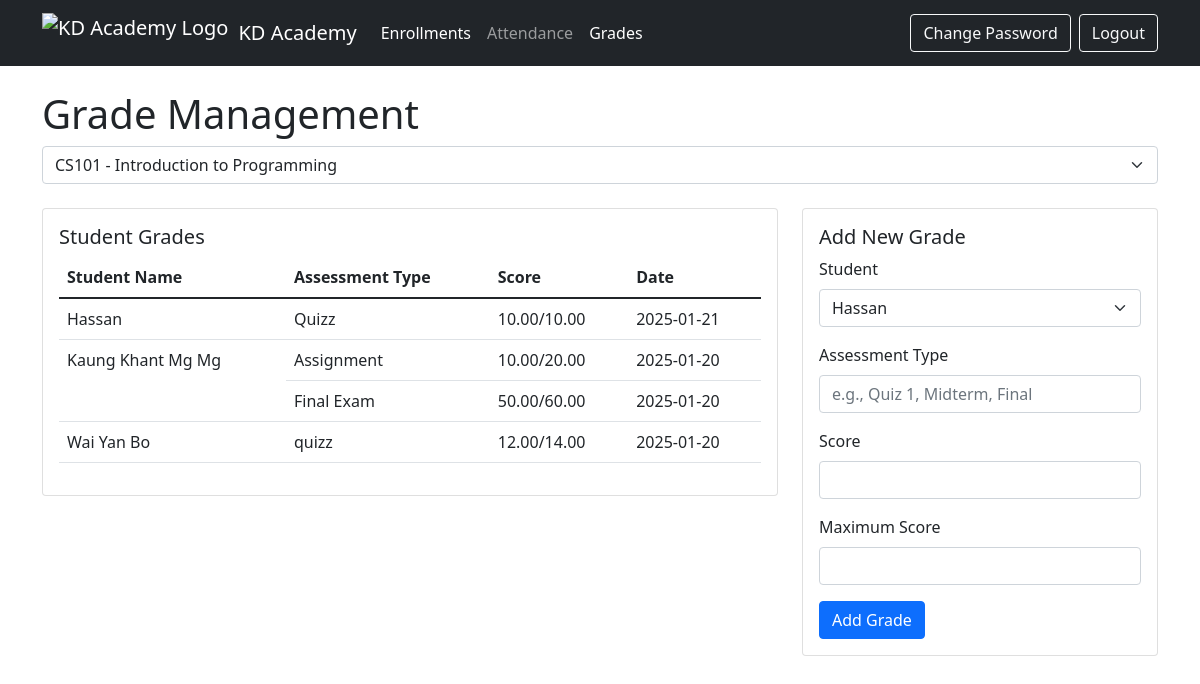
The page /grades.php?course_id=3 (signed in) on the database its author committed.
### tables this page shows
CREATE TABLE `academic_performance` (
  `id` int(11) NOT NULL,
  `student_id` int(11) DEFAULT NULL,
  `course_id` int(11) DEFAULT NULL,
  `assessment_type` varchar(50) NOT NULL,
  `score` decimal(5,2) NOT NULL,
  `max_score` decimal(5,2) NOT NULL,
  `date` date NOT NULL
);

CREATE TABLE `users` (
  `id` int(11) NOT NULL,
  `username` varchar(50) NOT NULL,
  `password` varchar(255) NOT NULL,
  `email` varchar(100) NOT NULL,
  `full_name` varchar(100) NOT NULL,
  `role` enum('student','teacher','admin') NOT NULL,
  `created_at` timestamp NOT NULL DEFAULT current_timestamp()
);

### grades.php (the view, shortened to what this page needs)
<?php
require_once 'config.php';
try {
    $stmt = $conn->prepare("
        SELECT id, course_name, course_code
        FROM courses
        WHERE teacher_id = ?
    ");
    $stmt->execute([$_SESSION['user_id']]);
    $courses = $stmt->fetchAll();
    $selected_course = $_GET['course_id'] ?? ($courses[0]['id'] ?? null);
    if ($selected_course) {
        $stmt = $conn->prepare("
            SELECT u.id, u.full_name,
                   ap.assessment_type,
                   ap.score,
                   ap.max_score,
                   ap.date
            FROM users u
            JOIN enrollments e ON u.id = e.student_id
            LEFT JOIN academic_performance ap ON u.id = ap.student_id
                AND ap.course_id = ?
            WHERE e.course_id = ?
            AND e.status = 'approved'
            ORDER BY u.full_name, ap.date DESC
        ");
        $stmt->execute([$selected_course, $selected_course]);
        $results = $stmt->fetchAll();
        $students = [];
        foreach ($results as $row) {
            if (!isset($students[$row['id']])) {
                $students[$row['id']] = [
                    'id' => $row['id'],
                    'full_name' => $row['full_name'],
                    'grades' => []
                ];
            }
            if ($row['assessment_type']) {
                $students[$row['id']]['grades'][] = [
                    'type' => $row['assessment_type'],
                    'score' => $row['score'],
                    'max_score' => $row['max_score'],
                    'date' => $row['date']
                ];
            }
        }
    }
} catch(PDOException $e) {
    $error = "Error: " . $e->getMessage();
}
?>
<!DOCTYPE html>
<html lang="en">
<head>
    <link href="https://cdn.jsdelivr.net/npm/bootstrap@5.1.3/dist/css/bootstrap.min.css" rel="stylesheet">
</head>
<body>
    <nav class="navbar navbar-expand-lg navbar-dark bg-dark">
        <div class="container">
            <a class="navbar-brand d-flex align-items-center" href="index.php">
                <img src="images/logo.png" alt="KD Academy Logo">
                KD Academy
            </a>
            <div class="collapse navbar-collapse">
                <ul class="navbar-nav me-auto">
                    <li class="nav-item">
                        <a class="nav-link active" href="manage_enrollments.php">Enrollments</a>
                    </li>
                    <li class="nav-item">
                        <a class="nav-link" href="attendance.php">Attendance</a>
                    </li>
                    <li class="nav-item">
                        <a class="nav-link active" href="grades.php">Grades</a>
                    </li>
                </ul>
                <div class="d-flex">
                    <a href="change_password.php" class="btn btn-outline-light me-2">Change Password</a>
                    <a href="logout.php" class="btn btn-outline-light">Logout</a>
                </div>
            </div>
        </div>
    </nav>
    <div class="container mt-4">
        <h1>Grade Management</h1>
        <?php if (empty($courses)): ?>
            <div class="alert alert-info">You are not assigned to any courses.</div>
        <?php else: ?>
            <div class="row mb-4">
                <div class="col">
                    <form method="GET" class="d-flex gap-2">
                        <select name="course_id" class="form-select" onchange="this.form.submit()">
                            <?php foreach ($courses as $course): ?>
                                <option value="<?php echo $course['id']; ?>"
                                    <?php echo $selected_course == $course['id'] ? 'selected' : ''; ?>>
                                    <?php echo htmlspecialchars($course['course_code'] . ' - ' . $course['course_name']); ?>
                                </option>
                            <?php endforeach; ?>
                        </select>
                    </form>
                </div>
            </div>
            <?php if (!empty($students)): ?>
                <div class="row">
                    <div class="col-md-8">
                        <div class="card mb-4">
                            <div class="card-body">
                                <h5 class="card-title">Student Grades</h5>
                                <div class="table-responsive">
                                    <table class="table">
                                        <thead>
                                            <tr>
                                                <th>Student Name</th>
                                                <th>Assessment Type</th>
                                                <th>Score</th>
                                                <th>Date</th>
                                            </tr>
                                        </thead>
                                        <tbody>
                                            <?php foreach ($students as $student): ?>
                                                <?php if (empty($student['grades'])): ?>
                                                    <tr>
                                                        <td><?php echo htmlspecialchars($student['full_name']); ?></td>
                                                        <td colspan="3">No grades recorded</td>
                                                    </tr>
                                                <?php else: ?>
                                                    <?php foreach ($student['grades'] as $index => $grade): ?>
                                                        <tr>
                                                            <?php if ($index === 0): ?>
                                                                <td rowspan="<?php echo count($student['grades']); ?>">
                                                                    <?php echo htmlspecialchars($student['full_name']); ?>
                                                                </td>
                                                            <?php endif; ?>
                                                            <td><?php echo htmlspecialchars($grade['type']); ?></td>
                                                            <td><?php echo $grade['score'] . '/' . $grade['max_score']; ?></td>
                                                            <td><?php echo date('Y-m-d', strtotime($grade['date'])); ?></td>
                                                        </tr>
                                                    <?php endforeach; ?>
                                                <?php endif; ?>
                                            <?php endforeach; ?>
                                        </tbody>
                                    </table>
                                </div>
                            </div>
                        </div>
                    </div>
                    <div class="col-md-4">
                        <div class="card">
                            <div class="card-body">
                                <h5 class="card-title">Add New Grade</h5>
                                <form method="POST">
                                    <div class="mb-3">
                                        <label for="student" class="form-label">Student</label>
                                        <select name="student_id" id="student" class="form-select" required>
                                            <?php foreach ($students as $student): ?>
                                                <option value="<?php echo $student['id']; ?>">
                                                    <?php echo htmlspecialchars($student['full_name']); ?>
                                                </option>
                                            <?php endforeach; ?>
                                        </select>
                                    </div>
                                    <div class="mb-3">
                                        <label for="assessment_type" class="form-label">Assessment Type</label>
                                        <input type="text" class="form-control" id="assessment_type"
                                               name="assessment_type" required
                                               placeholder="e.g., Quiz 1, Midterm, Final">
                                    </div>
                                    <div class="mb-3">
                                        <label for="score" class="form-label">Score</label>
                                        <input type="number" step="0.01" class="form-control"
                                               id="score" name="score" required>
                                    </div>
                                    <div class="mb-3">
                                        <label for="max_score" class="form-label">Maximum Score</label>
                                        <input type="number" step="0.01" class="form-control"
                                               id="max_score" name="max_score" required>
                                    </div>
                                    <button type="submit" class="btn btn-primary">Add Grade</button>
                                </form>
                            </div>
                        </div>
                    </div>
                </div>
            <?php else: ?>
                <div class="alert alert-info">No students enrolled in this course.</div>
            <?php endif; ?>
        <?php endif; ?>
    </div>
</body>
</html>

### grades.php (style rules this page uses)
.navbar-brand img { height: 40px; margin-right: 10px; }

### rows shown on the page
academic_performance: student.full_name "Hassan", assessment_type "Quizz", score "10.00", max_score "10.00", date "2025-01-21"
academic_performance: full_name "Kaung Khant Mg Mg", assessment_type "Assignment", score "10.00", max_score "20.00", date "2025-01-20"
academic_performance: assessment_type "Final Exam", score "50.00", max_score "60.00", date "2025-01-20"
academic_performance: student.full_name "Wai Yan Bo", assessment_type "quizz", score "12.00", max_score "14.00", date "2025-01-20"

### other values the page prints
form field course_id "CS101 - Introduction to Programming"
form field student_id "Hassan"
